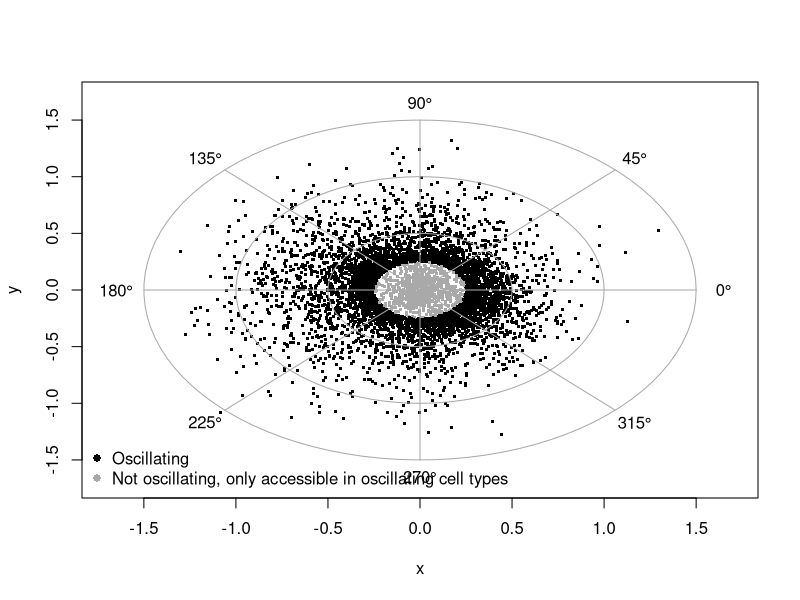
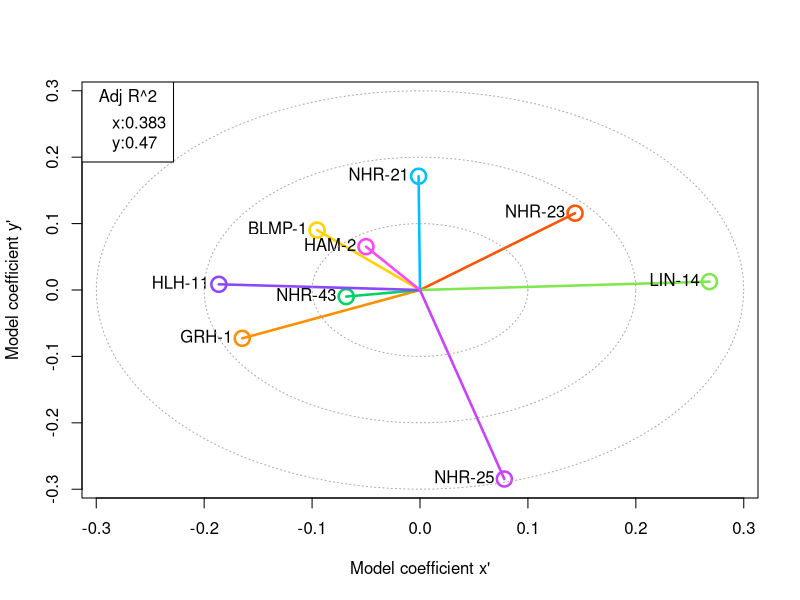
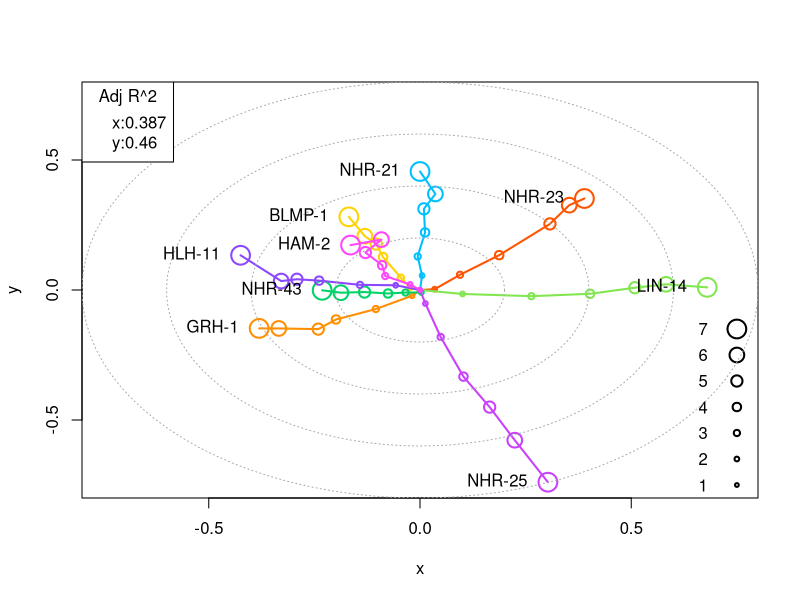
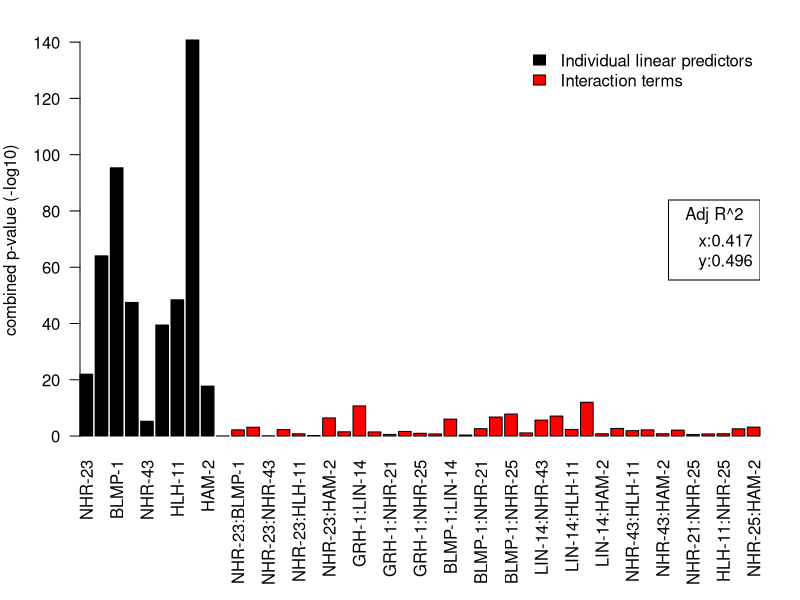
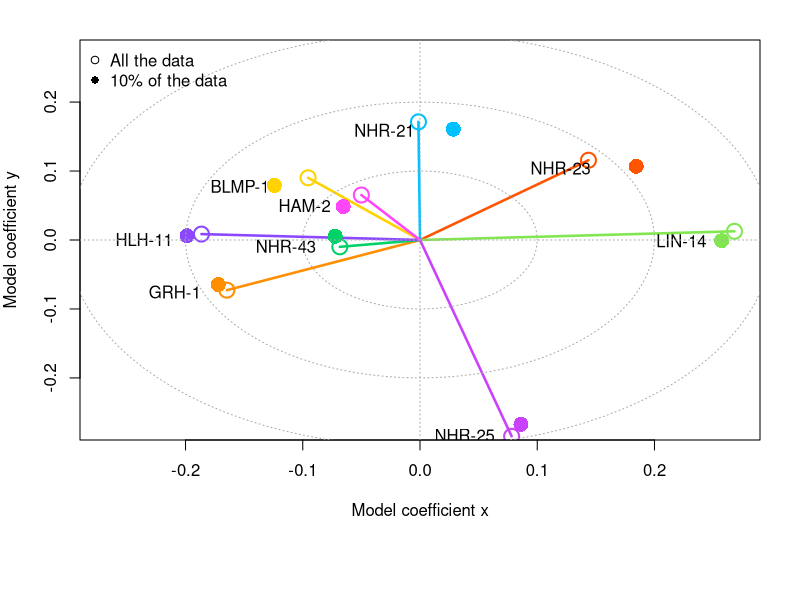
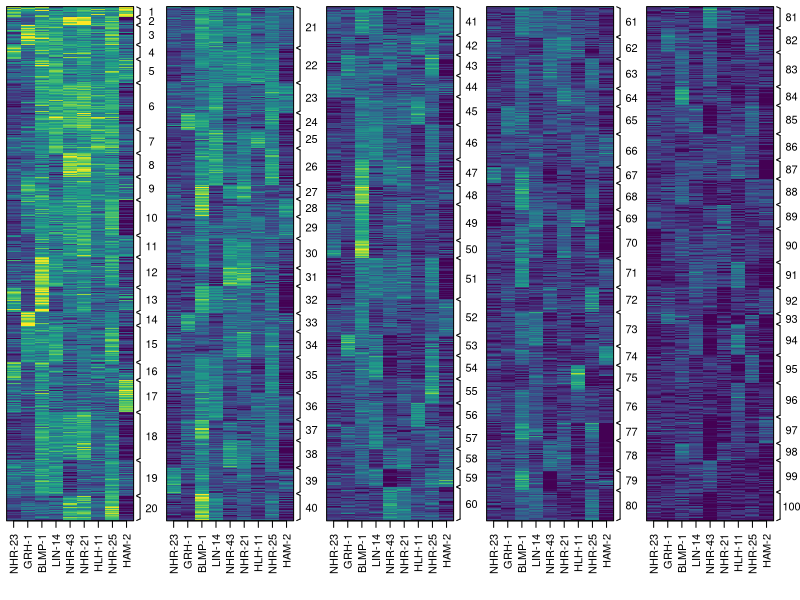
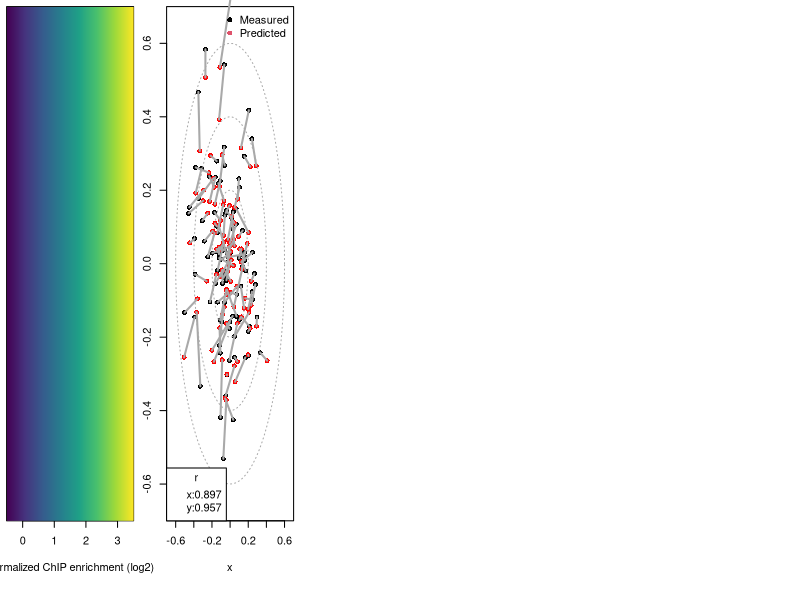
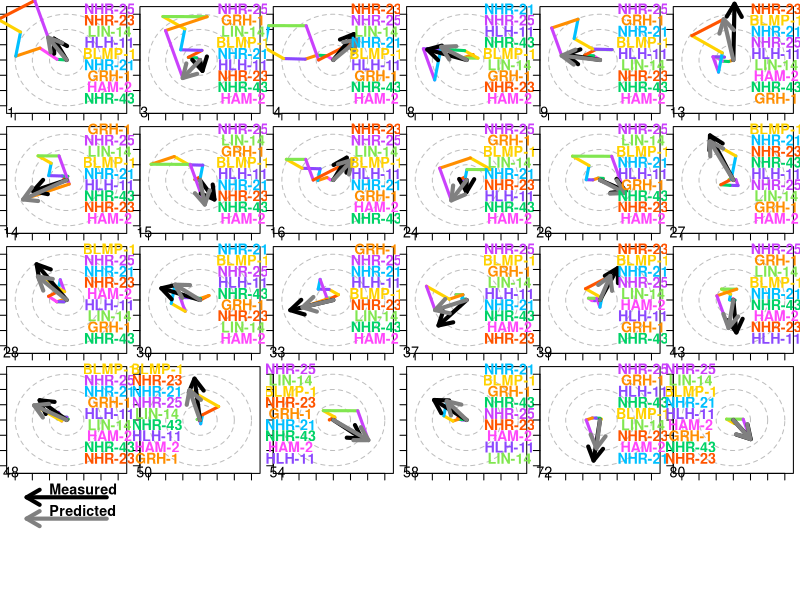

R code for these plots, in order:
# This R script contains code that reproduces the various linear models used to predict ATAC-seq amplitude and phase from Transcrition factor (TF) ChIP data

# plot circles with radii x
plotCircles <- function(x,...){
  phivec <- seq(0,2*pi,length.out=100)
  for(i in 1:length(x)){lines(x[i]*cbind(cos(phivec),sin(phivec)),type='l',...)}
}


# plot radar chart with circles with radii x
plotRadarAnnot <- function(x,...){
  phivec <- seq(0,2*pi,length.out=100)
  phivecs <- 2*pi/8*c(0:7)
  radSegs <- max(x)*exp(1i*phivecs)
  for(i in 1:length(x)){lines(x[i]*cbind(cos(phivec),sin(phivec)),...)}
  segments(0,0,Re(radSegs),Im(radSegs),...)
  text(1.1*Re(radSegs),1.1*Im(radSegs),paste0(phivecs/pi*180,"\u00B0"))
}

# load master table with all the required information (GSE288867 on GEO:https://www.ncbi.nlm.nih.gov/geo/)
MT <- read.delim("data/GSE288867_ATAC_peaks_xy_linModelCont_allInfo.txt",check.names=FALSE)

# extract the ChIP-seq enrichment columns
ChIP <- as.matrix(MT[,grep("ChIP_",colnames(MT))])
colnames(ChIP) <- gsub("ChIP_","",colnames(ChIP))

# extract the coefficients from the cosine fit performed on the ATAC-seq peaks (x=ampl*cos(phi),y=ampl*sin(phi))
ATAC_xy <- as.matrix(MT[,c("ATAC_x","ATAC_y")])

# plot the results from the cosine fit (x=ampl*cos(phi),y=ampl*sin(phi)) performed on the ATAC-seq data. included are all oscillating 
# ATAC-seq peaks as well as control regions that do not oscillate but are only accessible only in oscillating tissues (see paper)
#pdf("plots/predict_ATAC_by_currTFs_xy.pdf",pointsize=15)
plot(ATAC_xy,col=c("black","darkgray")[(MT$class != "osc") + 1],xlab="x",ylab="y",pch='.',cex=3,xlim=c(-1.7,1.7),ylim=c(-1.7,1.7))
plotRadarAnnot(c(0.5,1,1.5),col="darkgray")
legend('bottomleft', legend = c("Oscillating","Not oscillating, only accessible in oscillating cell types"), pch = 16, col = c("black","darkgray"),bty="n")
#dev.off()

# fit two linear models, one that predicts x and one that predicts y from ChIP-seq enrichments, no intercept is used
fm_x <- lm(ATAC_xy[,1] ~ ChIP + 0)
fm_y <- lm(ATAC_xy[,2] ~ ChIP + 0)

# extract the coefficients from the model into a vector with complex numbers
fm_coeffs_cplx <- fm_x$coefficients + 1i*fm_y$coefficients
names(fm_coeffs_cplx) <- colnames(ChIP)

# for every ATAC-seq peak, calculate the contribution vectors for all TFs
fmPredM <- t(t(ChIP) * fm_coeffs_cplx)

# define color spaces
vir.colors <- colorRampPalette(c("#440154FF","#46337EFF","#365C8DFF","#277F8EFF","#1FA187FF","#4AC16DFF","#9FDA3AFF","#FDE725FF"))
rnb.colors <- colorRampPalette(c("#FF5400","#FF8E00","#FFD200","#81E650","#00D267","#00C0FF","#8B48FE","#CA41FC","#FF46FB"))

# define a color for each TF
tf_cols <- rnb.colors(ncol(ChIP))
names(tf_cols) <- colnames(ChIP)

lm_adjRsqLab <-paste0(c("x:","y:"),round(c(summary(fm_x)$adj.r.squared,summary(fm_y)$adj.r.squared),3))

# plot the coefficients from the two linear models
#pdf("plots/predict_ATAC_by_currTFs_coeffs_lin.pdf",pointsize=16,width=7,height=7.7)
plot(fm_x$coefficients,fm_y$coefficients,col=tf_cols,pch=1,cex=2,lwd=2.5,xlim=c(-0.29,0.29),ylim=c(-0.29,0.29),xlab="Model coefficient x\'",ylab="Model coefficient y\'")
segments(0,0,fm_x$coefficients,fm_y$coefficients,lwd=2.5,col=tf_cols)
text(fm_x$coefficients,fm_y$coefficients,colnames(ChIP),pos=2)
plotCircles(c(0.1,0.2,0.3),lty=3,col="darkgray")
legend('topleft', legend = c(lm_adjRsqLab),title = "Adj R^2")
#dev.off()

# bin the ChIP-seq enrichment values
PP_cat_breaks <- c(-100,seq(-0.25,2.25,by=0.5),100)
PP_cat <- apply(ChIP,2,function(x){as.character(as.numeric(cut(x,PP_cat_breaks)))})

# fit two linear models using binned ChIP-seq enrichment data as predictors
fm_x_cat <- lm(ATAC_xy[,1] ~  . ,data=data.frame(PP_cat))
fm_y_cat <- lm(ATAC_xy[,2] ~  . ,data=data.frame(PP_cat))

fm_cat_dat <- data.frame(TF=colnames(ChIP)[fm_y_cat$assign[-1]],x=fm_x_cat$coefficients[-1],y=fm_y_cat$coefficients[-1])
fm_cat_dat_L <- split(fm_cat_dat,fm_cat_dat[,1])

lm_cat_adjRsqLab <-paste0(c("x:","y:"),round(c(summary(fm_x_cat)$adj.r.squared,summary(fm_y_cat)$adj.r.squared),3))

pchDia <- (1:(nrow(fm_cat_dat_L[[1]])+1))^2/24+11/24

#pdf("plots/predict_ATAC_by_currTFs_coeffs_linLevels.pdf",pointsize=16,width=7,height=7.7)
par(xaxs="i",yaxs="i")
plot(rep(0.75,length(pchDia)),seq(-0.75,-0.15,length.out=length(pchDia)),xlab="x",ylab="y",xlim=c(-0.8,0.8),ylim=c(-0.8,0.8),lwd=2,cex=pchDia)
text(rep(0.67,length(pchDia)),seq(-0.75,-0.15,length.out=length(pchDia)),1:length(pchDia))
for(i in 1:length(fm_cat_dat_L)){
  lines(rbind(c(0,0),fm_cat_dat_L[[colnames(ChIP)[i]]][,2:3]),type='o',lwd=2,col=tf_cols[i],pch=1,cex=pchDia)
}
plotCircles(c(0.2,0.4,0.6,0.8),lty=3,col="darkgray")
fLab <- do.call(rbind,lapply(fm_cat_dat_L,function(x){x[nrow(x),2:3]}))
text(fLab[,1]-0.025,fLab[,2],rownames(fLab),pos=2)
legend('topleft', legend = c(lm_cat_adjRsqLab),title = "Adj R^2")
#dev.off()


# add interaction terms to the two linear models
fm_x_int <- lm(ATAC_xy[,1] ~ 0 + .^2, data=data.frame(ChIP,check.names=FALSE))
fm_y_int <- lm(ATAC_xy[,2] ~ 0 + .^2, data=data.frame(ChIP,check.names=FALSE))

# extract a combined p-value for every predictor considering both models
fm_x_int_p <- summary(fm_x_int)$coefficients[,"Pr(>|t|)"]
fm_y_int_p <- summary(fm_y_int)$coefficients[,"Pr(>|t|)"]
fm_int_comb_p <- apply(cbind(fm_x_int_p,fm_y_int_p),1,function(p){pchisq((sum(log(p))*-2), df=length(p)*2, lower.tail=F)})
names(fm_int_comb_p) <- gsub("`","",names(fm_int_comb_p))


lm_int_adjRsqLab <-paste0(c("x:","y:"),round(c(summary(fm_x_int)$adj.r.squared,summary(fm_y_int)$adj.r.squared),3))

cIntCol <- c("black","red")[c(rep(1,ncol(ChIP)),rep(2,length(fm_int_comb_p)-ncol(ChIP)))]

# plot the p values for all coefficients from the model which includes interaction terms
#pdf("plots/predict_ATAC_by_currTFs_coeffs_Interactions.pdf",pointsize=11,width=8,height=4)
par(mar=c(8,4,2,2))
barplot(-log10(fm_int_comb_p),las=2,ylab="combined p-value (-log10)",col=cIntCol)
legend(x="topright",legend=c("Individual linear predictors","Interaction terms"),fill=c("black","red"),bty="n")
legend('right', legend = c(lm_int_adjRsqLab),title = "Adj R^2")
#dev.off()


# define the training and test set
selTR <- MT$training
selTE <- !selTR

# fit models using only the test data
fm_x_tr <- lm(ATAC_xy[selTR,1] ~ ChIP[selTR,] + 0)
fm_y_tr <- lm(ATAC_xy[selTR,2] ~ ChIP[selTR,] + 0)
fm_coeffs_tr_cplx <- fm_x_tr$coefficients + 1i*fm_y_tr$coefficients
names(fm_coeffs_tr_cplx) <- colnames(ChIP)

fmPredM_tr <- t(t(ChIP) * fm_coeffs_tr_cplx)

pLabT <- (rowMeans(cbind(fm_x$coefficients,fm_x_tr$coefficients))+1i*rowMeans(cbind(fm_y$coefficients,fm_y_tr$coefficients))) * exp(1i*-0.0)

# plot the results from the model that uses all the data and the one that uses only the training data
#pdf("plots/predict_ATAC_by_currTFs_coeffs_lin_All_vs_Train10.pdf",pointsize=16,width=7,height=7.7)
plot(fm_x$coefficients,fm_y$coefficients,col=tf_cols,pch=1,cex=2,lwd=2,xlim=c(-0.29,0.29),ylim=c(-0.29,0.29),xlab="Model coefficient x",ylab="Model coefficient y")
segments(0,0,fm_x$coefficients,fm_y$coefficients,lwd=2.5,col=tf_cols)
points(fm_x_tr$coefficients,fm_y_tr$coefficients,col=tf_cols,pch=16,cex=2,lwd=2)
text(Re(pLabT)-0.01,Im(pLabT)-0.01,colnames(ChIP),pos=2)
plotCircles(c(0.1,0.2,0.3),lty=3,col="darkgray")
abline(h=0,lty=3,col="darkgray")
abline(v=0,lty=3,col="darkgray")
legend('topleft', legend = c("All the data","10% of the data"), pch = c(1,16),bty="n")
#dev.off()


# fetch TF cluster information
km_res_clu <- setNames(MT$TFCluster,rownames(MT))

# calculate average TF enrichments for all the clusters (only the test data is used here, not the traing data!)
ChIP_cl <- aggregate(ChIP[selTE,],list(km_res_clu[selTE]),mean)
rownames(ChIP_cl) <- ChIP_cl[,1]
ChIP_cl <- as.matrix(ChIP_cl[,-1])

# determine variance explained in ChIP enrichment signal by the clusters
ChIP_clPred <- sapply(1:ncol(ChIP),function(i){lm(ChIP[,i] ~ as.character(km_res_clu))$fitted.values})
ChIP_var_explained_by_clusters <- cor(as.vector(ChIP),as.vector(ChIP_clPred))^2

# split the ChIP-seq enrichment matrix into multiple panels for visual clarity
panelToCluL <- split(rownames(ChIP_cl),0:(nrow(ChIP_cl)-1) %/% round(nrow(ChIP_cl)/5))

#pdf("plots/predict_ATAC_by_currTFs_TfClusters.pdf",pointsize=14)
pZrange <- c(-0.5,3.5)
par(mfrow=c(1,length(panelToCluL)),mar=c(6,0.5,0.5,2),xpd=TRUE)
for(i in 1:length(panelToCluL)){
  peaksInPanelM <- do.call(rbind,lapply(as.numeric(panelToCluL[[i]]),function(x){cbind(x,rownames(ChIP)[km_res_clu==x])}))
  tM <- pmin(pmax(ChIP[peaksInPanelM[,2],],pZrange[1]),pZrange[2])
  rLab <- t(sapply(split(seq(1,0,length.out=nrow(tM)),peaksInPanelM[,1]),range))
  cLab <- rowMeans(rLab)

  image(t(tM[nrow(tM):1,]),col=vir.colors(256),axes=FALSE,useRaster=TRUE,zlim=pZrange)
  box()
  axis(1,seq(0,1,length.out=ncol(tM)),colnames(tM),las=2)
  text(1.22,cLab,names(cLab),las=2)
  segments(1.12,rLab[,1]+0.003,1.12,rLab[,2]-0.003)
  segments(1.09,rLab[,1],1.12,rLab[,1]+0.003)
  segments(1.09,rLab[,2],1.12,rLab[,2]-0.003)
}
#dev.off()


# create a separate plot for the colorbar
#pdf("plots/predict_ATAC_by_currTFs_TfClusters_colorbar.pdf",width=4,height=2.3)
image(seq(pZrange[1],pZrange[2],length=256),1,matrix(1:256),col=vir.colors(256),yaxt='n',xlab="Normalized ChIP enrichment (log2)",ylab="")
#dev.off()

# calculate the contribution vectors for all TFs at the TF cluster level
ChIP_cl_comp <- t(t(ChIP_cl) * fm_coeffs_tr_cplx)

# calculate the average x and y at for each TF cluster (only using the test data!)
MB_real <- aggregate(ATAC_xy[selTE,],list(km_res_clu[selTE]),mean)
rownames(MB_real) <- MB_real[,1]
MB_real <- as.matrix(MB_real[,-1])

# calculate the predicted average x and y at for each TF cluster (only using the test data!)
MB_pred <- aggregate(cbind(rowSums(Re(fmPredM_tr)),rowSums(Im(fmPredM_tr)))[selTE,],list(km_res_clu[selTE]),mean)
rownames(MB_pred) <- MB_pred[,1]
MB_pred <- as.matrix(MB_pred[,-1])

# compare the measured x and y for each TF cluster to the predicted
#pdf("plots/predict_ATAC_by_currTFs_additive_TfClusters_allPairsScatter.pdf")
plot(MB_real,pch=16,xlab="x",ylab="y",xlim=c(-0.7,0.7),ylim=c(-0.7,0.7))
points(MB_pred,col="red",pch=16)
segments(MB_real[,1],MB_real[,2],MB_pred[,1],MB_pred[,2],col="darkgray",lwd=2)
plotCircles(c(0.2,0.4,0.6),lty=3,col="darkgray")
legend('topright', legend = c("Measured","Predicted"), pch = 16, col = 1:2, ,bty="n")
legend('bottomleft', legend = c(paste0("x:",round(cor(MB_real[,1],MB_pred[,1]),3)),paste0("y:",round(cor(MB_real[,2],MB_pred[,2]),3))),title = "r")
#dev.off()

# select the clusters to plot in main figure
clusToPlot1 <- sort(order(rowSums(MB_pred^2),decreasing=TRUE)[1:24])

#pdf("plots/predict_ATAC_by_currTFs_additive_TfClusters.pdf",pointsize=18,width=16,height=13)
par(mfrow=c(5,6),mar=c(0.5,0.5,0.5,0.5))
for(i in clusToPlot1){
  plot(0,0,xlim=c(-0.7,0.7),ylim=c(-0.7,0.7),type="n",xlab="",ylab="",axes=FALSE)
  axis(1,labels = FALSE)
  axis(2,labels = FALSE)
  box()
  plotCircles(c(0.2,0.4,0.6),lty=2,col="gray")

  fOrd <- order(abs(ChIP_cl_comp[i,]))
  seM <- cbind(c(0,ChIP_cl_comp[i,fOrd][-length(fOrd)]),ChIP_cl_comp[i,fOrd])
  tCols <- tf_cols[fOrd]
  segments(cumsum(Re(seM[,1])),cumsum(Im(seM[,1])),cumsum(Re(seM[,2])),cumsum(Im(seM[,2])),col=tCols,lwd=3)

  arrows(0,0,MB_real[i,1],MB_real[i,2],col="black",lwd=4,length=0.15)
  arrows(0,0,MB_pred[i,1],MB_pred[i,2],col=rgb(0.5,0.5,0.5),lwd=4,length=0.15)

  text(-sign(mean(cumsum(Re(seM[,2]))))*0.5,seq(-0.5,0.67,length.out=ncol(ChIP)),colnames(ChIP)[fOrd],col=tCols,cex=1.3,font=2)
  text(-0.65,-0.68,i,cex=1.3)
}
plot(0,0,type="n",axes=FALSE,xlim=c(-1.5,1.5),ylim=c(-4,1))
arrows(1,0.5,-1,0.5,col="black",lwd=4,length=0.15)
arrows(1,-0.5,-1,-0.5,,col=rgb(0.5,0.5,0.5),lwd=4,length=0.15)
text(-0.6,0.8,"Measured",pos=4,cex=1.3,font=2)
text(-0.6,0.8-1,"Predicted",pos=4,cex=1.3,font=2)
#dev.off()

# select the remaining clusters to plot in the supplementary material
clusToPlot2 <- sort(setdiff(order(rowSums(abs(ChIP_cl_comp)),decreasing=TRUE),clusToPlot1))

#pdf("plots/predict_ATAC_by_currTFs_additive_TfClusters_Suppl.pdf",pointsize=18,width=20,height=24)
par(mfrow=c(10,8),mar=c(0.5,0.5,0.5,0.5))
for(i in clusToPlot2){
  plot(0,0,xlim=c(-0.6,0.6),ylim=c(-0.6,0.6),type="n",xlab="",ylab="",axes=FALSE)
  axis(1,labels = FALSE)
  axis(2,labels = FALSE)
  box()
  plotCircles(c(0.2,0.4,0.6),lty=2,col="gray")

  fOrd <- order(abs(ChIP_cl_comp[i,]))
  seM <- cbind(c(0,ChIP_cl_comp[i,fOrd][-length(fOrd)]),ChIP_cl_comp[i,fOrd])
  tCols <- tf_cols[fOrd]
  segments(cumsum(Re(seM[,1])),cumsum(Im(seM[,1])),cumsum(Re(seM[,2])),cumsum(Im(seM[,2])),col=tCols,lwd=3)

  arrows(0,0,MB_real[i,1],MB_real[i,2],col="black",lwd=4,length=0.15)
  arrows(0,0,MB_pred[i,1],MB_pred[i,2],col=rgb(0.5,0.5,0.5),lwd=4,length=0.15)

  text(-sign(mean(cumsum(Re(seM[,2]))))*0.4,seq(-0.4,0.57,length.out=ncol(ChIP)),colnames(ChIP)[fOrd],col=tCols,cex=1.3,font=2)
  text(-0.55,-0.58,i,cex=1.3)
}
plot(0,0,type="n",axes=FALSE,xlim=c(-1.5,1.5),ylim=c(-4,1))
arrows(1,0.5,-1,0.5,col="black",lwd=4,length=0.15)
arrows(1,-0.5,-1,-0.5,,col=rgb(0.5,0.5,0.5),lwd=4,length=0.15)
text(-0.6,0.8,"Measured",pos=4,cex=1.3,font=2)
text(-0.6,0.8-1,"Predicted",pos=4,cex=1.3,font=2)
#dev.off()



# convert TF activity vectors to lenght=1 and compensate the ChIP enrichment values (has no impact on model)
# permute the angles of the TFs, for each peak separately
fm_coeffs_cplx_U <- fm_coeffs_cplx/abs(fm_coeffs_cplx)
ChIP_U <- t(t(ChIP)*abs(fm_coeffs_cplx))

set.seed(13)
fmPredM_rnd <- t(sapply(1:nrow(ChIP),function(i){sample(fm_coeffs_cplx_U)})) * ChIP_U

PLD <- cbind(pathLength=rowSums(abs(fmPredM)),predLength=abs(rowSums(fmPredM)),predLengthRND=abs(rowSums(fmPredM_rnd)))

#pdf("plots/predict_ATAC_by_currTFs_TFClustes_pathLength_vs_sum.pdf",pointsize=18,width=7,height=7)
plot(PLD[,c(1,2)],pch='.',cex=3,ylim=c(0,1.3),xlab="Total path length",ylab="Length of prediction vector",col="darkgray")
lines(lowess(PLD[,1],PLD[,2],f=0.1), col="blue",lwd=2)
lines(lowess(PLD[,1],PLD[,3],f=0.1), col="red",lwd=2)
legend(x="topleft",lwd=2, legend=c("Actual data","Randomized control"),lty=1,col=c("blue","red"),bty="n",title="Loess fit")
#dev.off()

